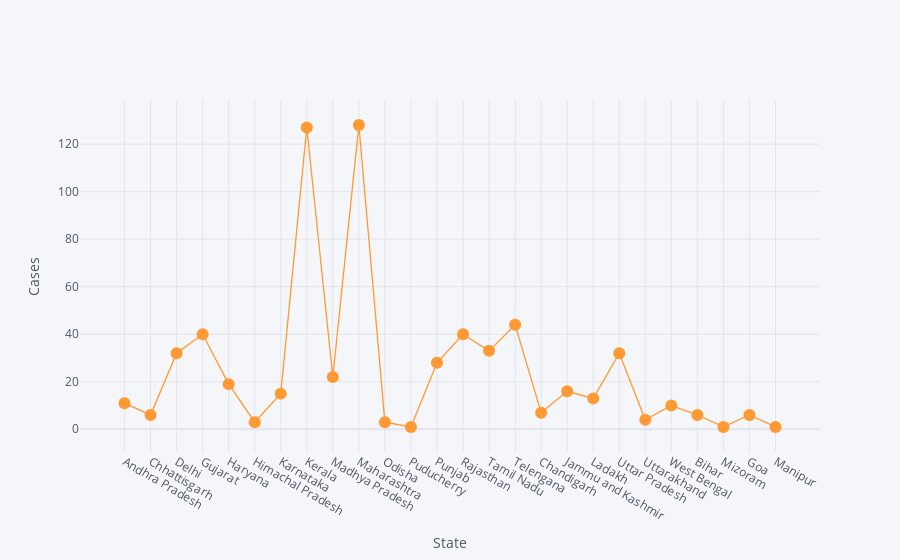

The code cell stored with this chart in its notebook:
### Code cell
df.iplot(kind='scatter',x='Name of State / UT',y='Remaining_ActiveTotal',xTitle='State',yTitle='Cases',mode='lines+markers')

### Figure 1 — Plotly figure (JSON) as saved in the notebook; plotly's stock layout.template omitted (floating-point values rounded to 4 significant figures)
{"data": [{"line": {"color": "rgba(255, 153, 51, 1.0)", "dash": "solid", "shape": "linear", "width": 1.3}, "marker": {"size": 12, "symbol": "circle"}, "mode": "lines+markers", "name": "Remaining_ActiveTotal", "text": "", "type": "scatter", "x": ["Andhra Pradesh", "Chhattisgarh", "Delhi", "Gujarat", "Haryana", "Himachal Pradesh", "Karnataka", "Kerala", "Madhya Pradesh", "Maharashtra", "Odisha", "Puducherry", "Punjab", "Rajasthan", "Tamil Nadu", "Telengana", "Chandigarh", "Jammu and Kashmir", "Ladakh", "Uttar Pradesh", "Uttarakhand", "West Bengal", "Bihar", "Mizoram", "Goa", "Manipur"], "y": [11, 6, 32, 40, 19, 3, 15, 127, 22, 128, 3, 1, 28, 40, 33, 44, 7, 16, 13, 32, 4, 10, 6, 1, 6, 1]}], "layout": {"legend": {"bgcolor": "#F5F6F9", "font": {"color": "#4D5663"}}, "paper_bgcolor": "#F5F6F9", "plot_bgcolor": "#F5F6F9", "title": {"font": {"color": "#4D5663"}}, "xaxis": {"gridcolor": "#E1E5ED", "showgrid": true, "tickfont": {"color": "#4D5663"}, "title": {"font": {"color": "#4D5663"}, "text": "State"}, "zerolinecolor": "#E1E5ED"}, "yaxis": {"gridcolor": "#E1E5ED", "showgrid": true, "tickfont": {"color": "#4D5663"}, "title": {"font": {"color": "#4D5663"}, "text": "Cases"}, "zerolinecolor": "#E1E5ED"}}}
